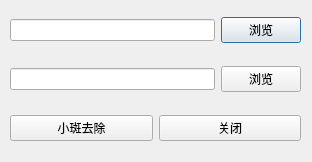
<?xml version="1.0" encoding="UTF-8"?>
<ui version="4.0">
 <class>SieveFilterDlg</class>
 <widget class="QDialog" name="SieveFilterDlg">
  <property name="geometry">
   <rect>
    <x>0</x>
    <y>0</y>
    <width>312</width>
    <height>162</height>
   </rect>
  </property>
  <property name="windowTitle">
   <string>Dialog</string>
  </property>
  <widget class="QWidget" name="layoutWidget">
   <property name="geometry">
    <rect>
     <x>10</x>
     <y>0</y>
     <width>291</width>
     <height>161</height>
    </rect>
   </property>
   <layout class="QVBoxLayout" name="verticalLayout">
    <item>
     <layout class="QHBoxLayout" name="horizontalLayout">
      <item>
       <widget class="QLineEdit" name="lineEditInput"/>
      </item>
      <item>
       <widget class="QPushButton" name="pushButtonInput">
        <property name="text">
         <string>浏览</string>
        </property>
       </widget>
      </item>
     </layout>
    </item>
    <item>
     <layout class="QHBoxLayout" name="horizontalLayout_2">
      <item>
       <widget class="QLineEdit" name="lineEditOutput"/>
      </item>
      <item>
       <widget class="QPushButton" name="pushButtonOutput">
        <property name="text">
         <string>浏览</string>
        </property>
       </widget>
      </item>
     </layout>
    </item>
    <item>
     <layout class="QHBoxLayout" name="horizontalLayout_3">
      <item>
       <widget class="QPushButton" name="pushButtonApply">
        <property name="text">
         <string>小斑去除</string>
        </property>
       </widget>
      </item>
      <item>
       <widget class="QPushButton" name="pushButtonClose">
        <property name="text">
         <string>关闭</string>
        </property>
       </widget>
      </item>
     </layout>
    </item>
   </layout>
  </widget>
 </widget>
 <resources/>
 <connections>
  <connection>
   <sender>pushButtonClose</sender>
   <signal>clicked()</signal>
   <receiver>SieveFilterDlg</receiver>
   <slot>close()</slot>
   <hints>
    <hint type="sourcelabel">
     <x>237</x>
     <y>142</y>
    </hint>
    <hint type="destinationlabel">
     <x>263</x>
     <y>149</y>
    </hint>
   </hints>
  </connection>
 </connections>
</ui>
